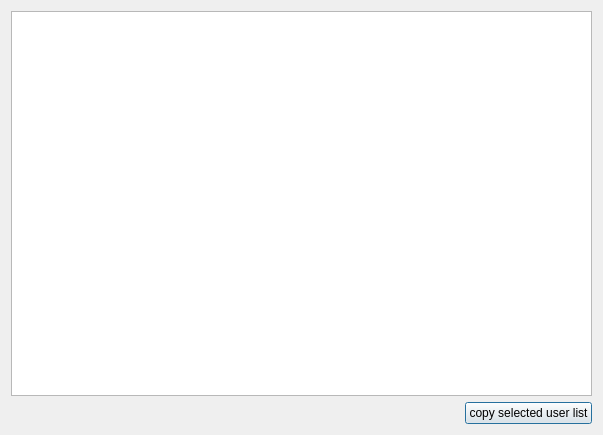
<?xml version="1.0" encoding="UTF-8"?>
<ui version="4.0">
 <class>show_users</class>
 <widget class="QDialog" name="show_users">
  <property name="geometry">
   <rect>
    <x>0</x>
    <y>0</y>
    <width>603</width>
    <height>435</height>
   </rect>
  </property>
  <property name="windowTitle">
   <string>All users</string>
  </property>
  <layout class="QGridLayout" name="gridLayout">
   <item row="0" column="0" colspan="5">
    <widget class="QTableView" name="users_listview"/>
   </item>
   <item row="1" column="4">
    <widget class="QPushButton" name="copy_users">
     <property name="text">
      <string>copy selected user list</string>
     </property>
    </widget>
   </item>
  </layout>
 </widget>
 <resources/>
 <connections/>
</ui>
